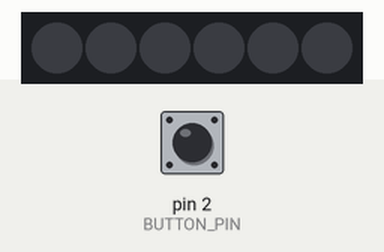
This sketch was run on a simulated Arduino Uno, built with avr-gcc and run on an emulated ATmega328P. Shown: 6 RGB LEDs in strip order, left to right. The inputs (shaded band) are chosen by the test bench; at power-on: pin 2 (BUTTON_PIN) HIGH.

Above: at 1.2 s.
1.3 s: pin 2 (BUTTON_PIN) pulled LOW for 0.15 s
At 2.3 s:
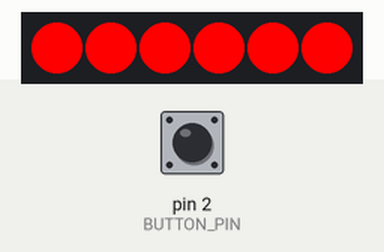
3.1 s: pin 2 (BUTTON_PIN) pulled LOW for 1 s
At 3.52 s:
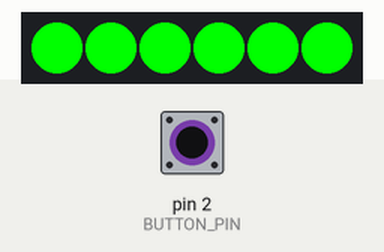
5.6 s: pin 2 (BUTTON_PIN) pulled LOW for 3.2 s
At 6.83 s:
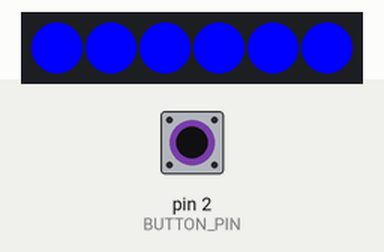
Timing chart, 0 to 10.3 s (numbered marks = the images above; inputs shaded):
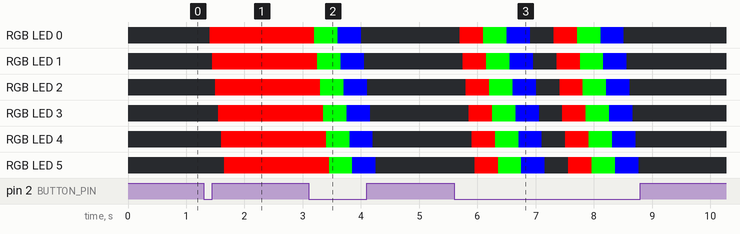

The sketch:

sliding_switch_v2.ino
```cpp
#include <Adafruit_NeoPixel.h>

#define BUTTON_PIN   2    // Digital IO pin connected to the button.  This will be
                          // driven with a pull-up resistor so the switch should
                          // pull the pin to ground momentarily.  On a high -> low
                          // transition the button press logic will execute.

#define PIXEL_PIN    11    // Digital IO pin connected to the NeoPixels.

#define PIXEL_COUNT 6

Adafruit_NeoPixel strip = Adafruit_NeoPixel(PIXEL_COUNT, PIXEL_PIN, NEO_GRB + NEO_KHZ800);

bool oldState = HIGH;
int showType = 0;

void setup() {
  pinMode(BUTTON_PIN, INPUT_PULLUP);
  strip.begin();
  strip.show(); // Initialize all pixels to 'off'
}

void loop() {
  // Get current button state.
  bool newState = digitalRead(BUTTON_PIN);

  // Check if state changed from high to low (button press).
  if (newState == LOW) {
    // Short delay to debounce button.
    delay(100);
    // Check if button is still low after debounce.
    newState = digitalRead(BUTTON_PIN);
    if (newState == LOW) {
      showType++;
      if (showType > 3)
        showType=0;
      startShow(showType);
    }
  }

  // Set the last button state to the old state.
  oldState = newState;
}

void startShow(int i) {
  switch(i){
    case 0: colorWipe(strip.Color(0, 0, 0), 50);    // Black/off
            break;
    case 1: colorWipe(strip.Color(255, 0, 0), 50);  // Red
            break;
    case 2: colorWipe(strip.Color(0, 255, 0), 50);  // Green
            break;
    case 3: colorWipe(strip.Color(0, 0, 255), 50);  // Blue
            break;
  }
}

// Fill the dots one after the other with a color
void colorWipe(uint32_t c, uint8_t wait) {
  for(uint16_t i=0; i<strip.numPixels(); i++) {
    strip.setPixelColor(i, c);
    strip.show();
    delay(wait);
  }
}
```

Measured:
- after the input at 1.3 s, RGB LED 0: off → RGB(255, 0, 0) after 0.10 s; RGB LED 1: off → RGB(255, 0, 0) after 0.15 s; RGB LED 2: off → RGB(255, 0, 0) after 0.20 s; RGB LED 3: off → RGB(255, 0, 0) after 0.25 s; RGB LED 4: off → RGB(255, 0, 0) after 0.30 s; the LEDs: first change after 0.10 s (image 1 shows a later state)
- after the input at 3.1 s, RGB LED 0: RGB(255, 0, 0) → RGB(0, 255, 0) after 0.10 s, → RGB(0, 0, 255) 0.40 s later, → off 0.40 s later; RGB LED 1: RGB(255, 0, 0) → RGB(0, 255, 0) after 0.15 s, → RGB(0, 0, 255) 0.40 s later, → off 0.40 s later
- after the input at 5.6 s, RGB LED 0: off → RGB(255, 0, 0) after 0.10 s, → RGB(0, 255, 0) 0.40 s later, → RGB(0, 0, 255) 0.40 s later, → off 0.40 s later, … (8 changes in this stretch); RGB LED 1: off → RGB(255, 0, 0) after 0.15 s, → RGB(0, 255, 0) 0.40 s later, → RGB(0, 0, 255) 0.40 s later, → off 0.40 s later, … (8 changes in this stretch)
